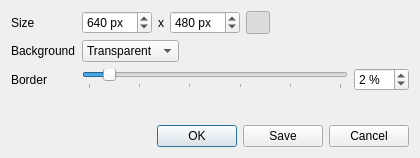
<?xml version="1.0" encoding="UTF-8"?>
<ui version="4.0">
 <class>RenderImageDialog</class>
 <widget class="QDialog" name="RenderImageDialog">
  <property name="geometry">
   <rect>
    <x>0</x>
    <y>0</y>
    <width>420</width>
    <height>158</height>
   </rect>
  </property>
  <property name="windowTitle">
   <string>Screenshot</string>
  </property>
  <layout class="QVBoxLayout" name="verticalLayout">
   <item>
    <layout class="QFormLayout" name="formLayout">
     <property name="fieldGrowthPolicy">
      <enum>QFormLayout::FieldGrowthPolicy::ExpandingFieldsGrow</enum>
     </property>
     <item row="0" column="0">
      <widget class="QLabel" name="w_sizeLabel">
       <property name="text">
        <string>Size</string>
       </property>
      </widget>
     </item>
     <item row="0" column="1">
      <layout class="QHBoxLayout" name="sizeLayout">
       <item>
        <widget class="QSpinBox" name="w_width">
         <property name="suffix">
          <string notr="true"> px</string>
         </property>
         <property name="minimum">
          <number>16</number>
         </property>
         <property name="maximum">
          <number>8192</number>
         </property>
         <property name="singleStep">
          <number>16</number>
         </property>
         <property name="value">
          <number>640</number>
         </property>
        </widget>
       </item>
       <item>
        <widget class="QLabel" name="w_timesLabel">
         <property name="text">
          <string notr="true">x</string>
         </property>
        </widget>
       </item>
       <item>
        <widget class="QSpinBox" name="w_height">
         <property name="suffix">
          <string notr="true"> px</string>
         </property>
         <property name="minimum">
          <number>16</number>
         </property>
         <property name="maximum">
          <number>8192</number>
         </property>
         <property name="singleStep">
          <number>16</number>
         </property>
         <property name="value">
          <number>480</number>
         </property>
        </widget>
       </item>
       <item>
        <widget class="QToolButton" name="w_lockAspect">
         <property name="checkable">
          <bool>true</bool>
         </property>
         <property name="checked">
          <bool>true</bool>
         </property>
        </widget>
       </item>
       <item>
        <spacer name="sizeSpacer">
         <property name="orientation">
          <enum>Qt::Orientation::Horizontal</enum>
         </property>
         <property name="sizeHint" stdset="0">
          <size>
           <width>0</width>
           <height>0</height>
          </size>
         </property>
        </spacer>
       </item>
      </layout>
     </item>
     <item row="1" column="0">
      <widget class="QLabel" name="w_backgroundLabel">
       <property name="text">
        <string>Background</string>
       </property>
      </widget>
     </item>
     <item row="1" column="1">
      <widget class="QComboBox" name="w_background">
       <item>
        <property name="text">
         <string>Transparent</string>
        </property>
       </item>
       <item>
        <property name="text">
         <string>White</string>
        </property>
       </item>
       <item>
        <property name="text">
         <string>Black</string>
        </property>
       </item>
      </widget>
     </item>
     <item row="2" column="0">
      <widget class="QLabel" name="w_borderLabel">
       <property name="text">
        <string>Border</string>
       </property>
      </widget>
     </item>
     <item row="2" column="1">
      <layout class="QHBoxLayout" name="borderLayout">
       <item>
        <widget class="QSlider" name="w_border">
         <property name="sizePolicy">
          <sizepolicy hsizetype="Expanding" vsizetype="Fixed">
           <horstretch>10</horstretch>
           <verstretch>0</verstretch>
          </sizepolicy>
         </property>
         <property name="maximum">
          <number>25</number>
         </property>
         <property name="pageStep">
          <number>5</number>
         </property>
         <property name="value">
          <number>2</number>
         </property>
         <property name="orientation">
          <enum>Qt::Orientation::Horizontal</enum>
         </property>
         <property name="tickPosition">
          <enum>QSlider::TickPosition::TicksBelow</enum>
         </property>
         <property name="tickInterval">
          <number>5</number>
         </property>
        </widget>
       </item>
       <item>
        <widget class="QSpinBox" name="w_borderPercent">
         <property name="suffix">
          <string notr="true"> %</string>
         </property>
         <property name="maximum">
          <number>25</number>
         </property>
         <property name="value">
          <number>2</number>
         </property>
        </widget>
       </item>
      </layout>
     </item>
    </layout>
   </item>
   <item>
    <widget class="QDialogButtonBox" name="w_buttons">
     <property name="orientation">
      <enum>Qt::Orientation::Horizontal</enum>
     </property>
     <property name="standardButtons">
      <set>QDialogButtonBox::StandardButton::Cancel|QDialogButtonBox::StandardButton::Ok|QDialogButtonBox::StandardButton::Save</set>
     </property>
    </widget>
   </item>
  </layout>
 </widget>
 <tabstops>
  <tabstop>w_width</tabstop>
  <tabstop>w_height</tabstop>
  <tabstop>w_lockAspect</tabstop>
  <tabstop>w_background</tabstop>
  <tabstop>w_border</tabstop>
  <tabstop>w_borderPercent</tabstop>
 </tabstops>
 <resources/>
 <connections>
  <connection>
   <sender>w_buttons</sender>
   <signal>accepted()</signal>
   <receiver>RenderImageDialog</receiver>
   <slot>accept()</slot>
   <hints>
    <hint type="sourcelabel">
     <x>20</x>
     <y>20</y>
    </hint>
    <hint type="destinationlabel">
     <x>20</x>
     <y>20</y>
    </hint>
   </hints>
  </connection>
  <connection>
   <sender>w_buttons</sender>
   <signal>rejected()</signal>
   <receiver>RenderImageDialog</receiver>
   <slot>reject()</slot>
   <hints>
    <hint type="sourcelabel">
     <x>20</x>
     <y>20</y>
    </hint>
    <hint type="destinationlabel">
     <x>20</x>
     <y>20</y>
    </hint>
   </hints>
  </connection>
 </connections>
</ui>
